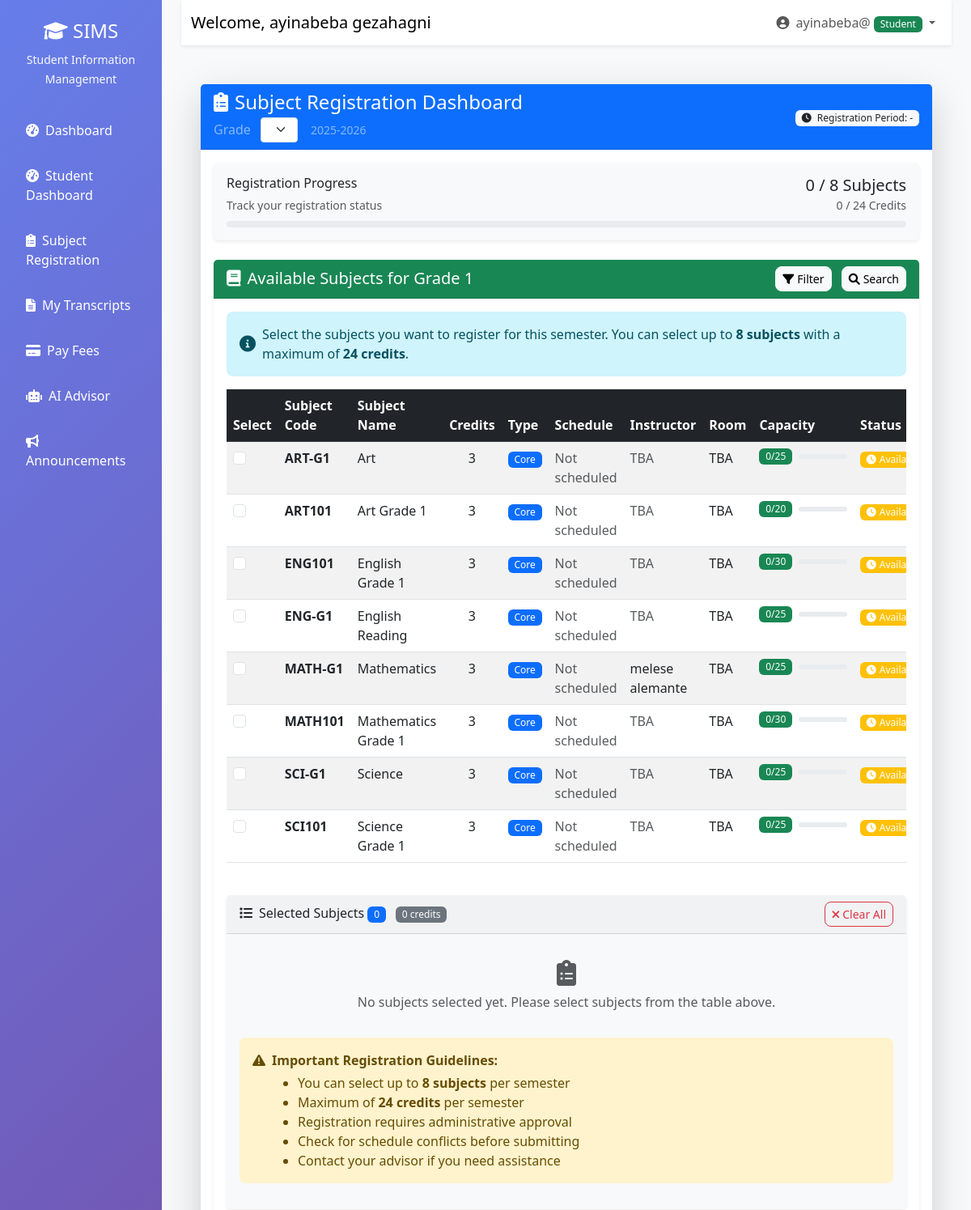
/api/users/students/subject-registration/ (signed in, upper part), run on an earlier commit of the app's database.
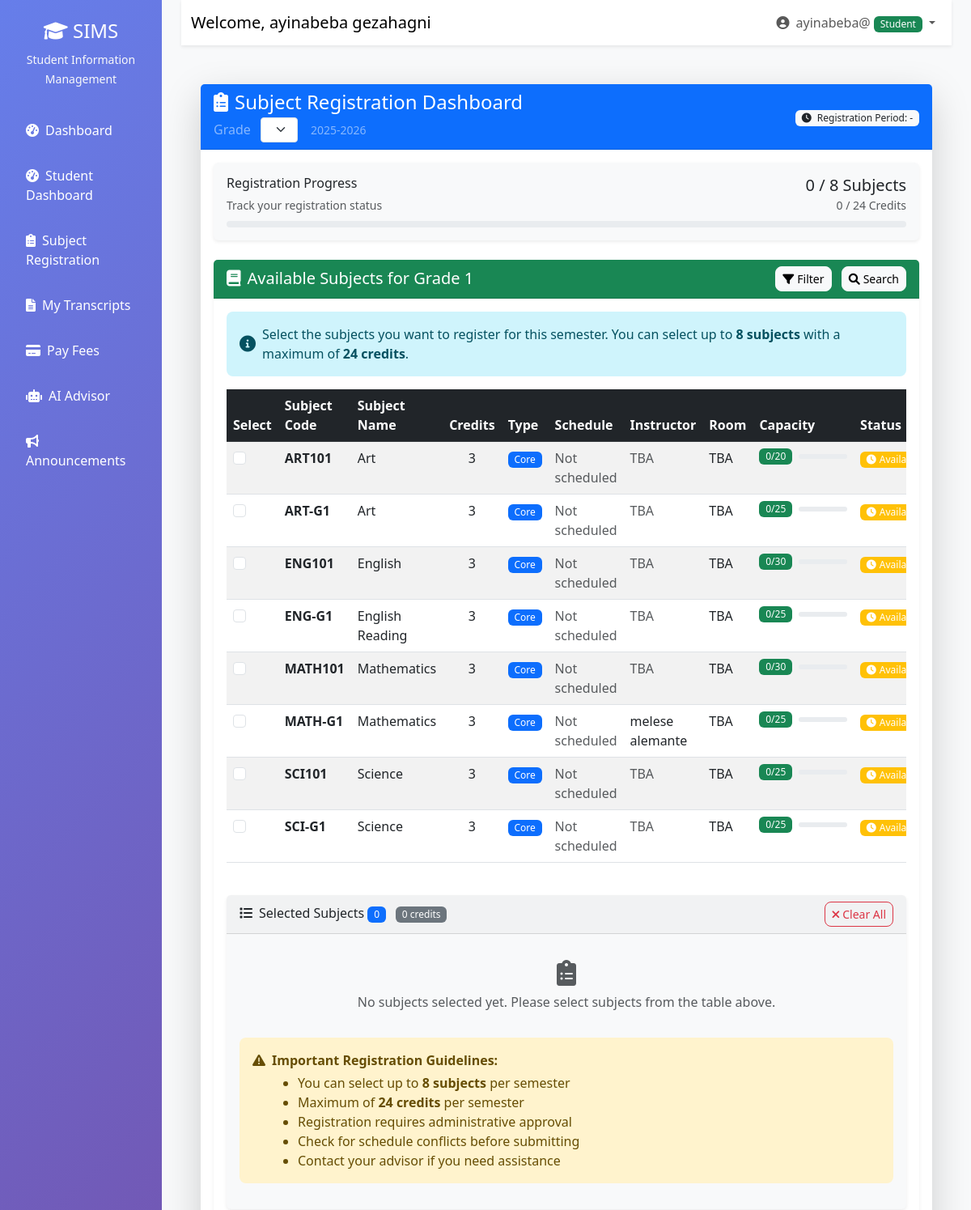
And on a later commit of the database.
### subjects/models.py (models this page shows, shortened)
class Subject(models.Model):
    GRADE_LEVEL_CHOICES = [
        (1, 'Grade 1'),
        (2, 'Grade 2'),
        (3, 'Grade 3'),
        (4, 'Grade 4'),
        (5, 'Grade 5'),
        (6, 'Grade 6'),
        (7, 'Grade 7'),
        (8, 'Grade 8'),
    ]
    SUBJECT_TYPES = [
        ('core', 'Core'),
        ('elective', 'Elective'),
        ('lab', 'Laboratory'),
    ]
    name = models.CharField(max_length=200)
    code = models.CharField(max_length=20, unique=True)
    description = models.TextField(blank=True)
    credit_hours = models.PositiveIntegerField(default=3, help_text="Credit hours for this subject")
    subject_type = models.CharField(max_length=20, choices=SUBJECT_TYPES, default='core')
    grade_level = models.IntegerField(
        choices=GRADE_LEVEL_CHOICES,
        help_text="Select the grade level for this subject"
    )
    day_of_week = models.CharField(max_length=3, choices=Teacher.DAYS_OF_WEEK, blank=True)
    start_time = models.TimeField(null=True, blank=True)
    end_time = models.TimeField(null=True, blank=True)
    room = models.CharField(max_length=50, blank=True)
    sessions_per_week = models.PositiveSmallIntegerField(default=3, help_text='Number of sessions per week')
    instructor = models.ForeignKey(
        Teacher,
        on_delete=models.SET_NULL,
        null=True,
        blank=True,
        related_name='subjects'
    )
    assigned_by_registrar = models.BooleanField(default=False)
    max_capacity = models.IntegerField(default=30)
    is_active = models.BooleanField(default=True)
    created_at = models.DateTimeField(auto_now_add=True)
    updated_at = models.DateTimeField(auto_now=True)
    @property
    def schedule_display(self):
        if self.day_of_week and self.start_time and self.end_time:
            day_name = dict(Teacher.DAYS_OF_WEEK).get(self.day_of_week, self.day_of_week)
            return f"{day_name} {self.start_time.strftime('%H:%M')} - {self.end_time.strftime('%H:%M')}"
        return "Not scheduled"
    def current_enrollment_count(self, academic_year, semester):
        return self.enrollments.filter(
            academic_year=academic_year,
            semester=semester,
            status='active'
        ).count()
    def is_available(self, academic_year, semester):
        return self.current_enrollment_count(academic_year, semester) < self.max_capacity
    def available_slots(self, academic_year, semester):
        return self.max_capacity - self.current_enrollment_count(academic_year, semester)
    class Meta:
        ordering = ['grade_level', 'code']

class Teacher(models.Model):
    DAYS_OF_WEEK = [
        ('mon', 'Monday'),
        ('tue', 'Tuesday'),
        ('wed', 'Wednesday'),
        ('thu', 'Thursday'),
        ('fri', 'Friday'),
        ('sat', 'Saturday'),
    ]
    user = models.OneToOneField(User, on_delete=models.CASCADE)
    teacher_id = models.CharField(max_length=20, unique=True)
    department = models.CharField(max_length=100)
    phone_number = models.CharField(max_length=15, blank=True)
    office_location = models.CharField(max_length=50, blank=True)

### users/models.py (models this page shows, shortened)
class User(AbstractUser):
    ROLE_CHOICES = (
        ('admin', 'Administrator'),
        ('teacher', 'Teacher'),
        ('student', 'Student'),
        ('registrar', 'Registrar'),
        ('finance', 'Finance Officer'),
        ('parent', 'Parent'),
    )
    role = models.CharField(max_length=20, choices=ROLE_CHOICES)
    phone = models.CharField(max_length=15, blank=True)
    address = models.TextField(blank=True)
    date_of_birth = models.DateField(null=True, blank=True)
    profile_picture = models.ImageField(upload_to='profiles/', null=True, blank=True)
    is_approved = models.BooleanField(default=False)
    created_at = models.DateTimeField(auto_now_add=True)

### users/views.py (the view, shortened to what this page needs)
# urls.py: path('subject-registration/', views.subject_registration, name='subject_registration'),
@login_required
def subject_registration(request):
    if not hasattr(request.user, 'studentprofile'):
        messages.error(request, "This page is only available for students.")
        return redirect('dashboard')
    student_profile = request.user.studentprofile
    current_grade = student_profile.grade_level
    current_academic_year = get_current_academic_year()
    current_semester = get_current_semester()
    try:
        available_subjects = Subject.objects.filter(
            is_active=True,
            grade_level=current_grade
        ).select_related('instructor', 'instructor__user').order_by('name')
        enrolled_subjects = Enrollment.objects.filter(
            student=request.user,
            academic_year=current_academic_year,
            semester=current_semester,
            status='active'
        ).select_related('subject', 'subject__instructor', 'subject__instructor__user')
        enrolled_subject_ids = [enrollment.subject.id for enrollment in enrolled_subjects]
        for subject in available_subjects:
            subject.current_enrollment = subject.current_enrollment_count(current_academic_year, current_semester)
            subject.available_slots = subject.available_slots(current_academic_year, current_semester)
            subject.is_available = subject.is_available(current_academic_year, current_semester)
    except Exception as e:
        print(f"Error in subject registration: {str(e)}")
        available_subjects = []
        enrolled_subjects = []
        enrolled_subject_ids = []
        messages.error(request, "Error loading subjects. Please try again later.")
    context = {
        'available_subjects': available_subjects,
        'enrolled_subjects': enrolled_subjects,
        'enrolled_subject_ids': enrolled_subject_ids,
        'current_grade': current_grade,
        'current_academic_year': current_academic_year,
        'current_semester': student_profile.get_current_semester_display(),
        'max_subjects': 8,
        'max_credits': 24,
    }
    wants_json = (
        request.headers.get('Accept') == 'application/json'
        or request.content_type == 'application/json'
        or request.GET.get('format') == 'json'
    )
    return render(request, 'students/subject_registration.html', context)

### users/models.py (called while the page is built)
    def get_current_semester_display(self):
        return dict(self.SEMESTER_CHOICES).get(self.current_semester, 'Unknown')

### users/views.py (called while the page is built)
def get_current_academic_year():
    now = datetime.datetime.now()
    if now.month >= 8:  # Academic year starts in August
        return f"{now.year}-{now.year + 1}"
    else:
        return f"{now.year - 1}-{now.year}"

def get_current_semester():
    now = datetime.datetime.now()
    if now.month >= 8:
        return 'first'  # Fall semester
    else:
        return 'second'  # Spring/remaining months treated as second

### templates/students/subject_registration.html (shortened to what the changed rows need)
{% extends 'base.html' %}
{% load static %}
{% block content %}
<div class="container-fluid py-4">
    <div class="row">
        <div class="col-12">
            <div class="card shadow-lg">
                <div class="card-body">
                    <div class="row">
                        <div class="col-12">
                            <div class="card mb-4">
                                <div class="card-body">
                                    {% if available_subjects %}
                                        <div class="table-responsive">
                                            <table class="table table-striped table-hover" id="subjects-table">
                                                <thead class="table-dark">
                                                    <tr>
                                                        <th width="50px">Select</th>
                                                        <th>Subject Code</th>
                                                        <th>Subject Name</th>
                                                        <th>Credits</th>
                                                        <th>Type</th>
                                                        <th>Schedule</th>
                                                        <th>Instructor</th>
                                                        <th>Room</th>
                                                        <th>Capacity</th>
                                                        <th>Status</th>
                                                    </tr>
                                                </thead>
                                                <tbody>
                                                    {% for subject in available_subjects %}
                                                    <tr class="subject-row"
                                                        data-subject-id="{{ subject.id }}"
                                                        data-subject-name="{{ subject.name }}"
                                                        data-subject-code="{{ subject.code }}"
                                                        data-subject-credits="{{ subject.credit_hours }}"
                                                        data-subject-type="{{ subject.subject_type }}"
                                                        data-subject-day="{{ subject.day_of_week }}"
                                                        data-subject-teacher="{% if subject.instructor %}{{ subject.instructor.id }}{% else %}none{% endif %}"
                                                        data-subject-schedule="{{ subject.schedule_display }}"
                                                        data-subject-capacity="{{ subject.current_enrollment }}/{{ subject.max_capacity }}"
                                                        data-subject-status="{% if subject.id in enrolled_subject_ids %}enrolled{% elif subject.current_enrollment >= subject.max_capacity %}full{% else %}available{% endif %}">
                                                        <td>
                                                            <input type="checkbox" class="form-check-input subject-checkbox"
                                                                   data-subject-id="{{ subject.id }}"
                                                                   data-subject-name="{{ subject.name }}"
                                                                   data-subject-code="{{ subject.code }}"
                                                                   data-subject-credits="{{ subject.credit_hours }}"
                                                                   data-subject-schedule="{{ subject.schedule_display }}"
                                                                   {% if subject.current_enrollment >= subject.max_capacity %}disabled{% endif %}>
                                                        </td>
                                                        <td><strong>{{ subject.code }}</strong></td>
                                                        <td>
                                                            {{ subject.name }}
                                                        </td>
                                                        <td class="text-center">{{ subject.credit_hours }}</td>
                                                        <td>
                                                            <span class="badge {% if subject.subject_type == 'core' %}bg-primary{% else %}bg-info{% endif %}">
                                                                {{ subject.subject_type|title }}
                                                            </span>
                                                        </td>
                                                        <td>
                                                            {% if subject.schedule_display != "Not scheduled" %}
                                                                <strong>{{ subject.schedule_display }}</strong>
                                                                {% if subject.room %}
                                                                <br><small class="text-muted">{{ subject.room }}</small>
                                                                {% endif %}
                                                            {% else %}
                                                                <span class="text-muted">Not scheduled</span>
                                                            {% endif %}
                                                        </td>
                                                        <td>
                                                            {% if subject.instructor %}
                                                                {{ subject.instructor.user.get_full_name }}
                                                            {% else %}
                                                                <span class="text-muted">TBA</span>
                                                            {% endif %}
                                                        </td>
                                                        <td>{{ subject.room|default:"TBA" }}</td>
                                                        <td>
                                                            <div class="d-flex align-items-center">
                                                                <span class="badge {% if subject.current_enrollment >= subject.max_capacity %}bg-danger{% else %}bg-success{% endif %} me-2">
                                                                    {{ subject.current_enrollment }}/{{ subject.max_capacity }}
                                                                </span>
                                                                <div class="progress flex-grow-1" style="height: 6px; width: 60px;">
                                                                </div>
                                                            </div>
                                                        </td>
                                                        <td>
                                                            {% if subject.id in enrolled_subject_ids %}
                                                                <span class="badge bg-success"><i class="fas fa-check me-1"></i>Enrolled</span>
                                                            {% elif subject.current_enrollment >= subject.max_capacity %}
                                                                <span class="badge bg-danger"><i class="fas fa-times me-1"></i>Full</span>
                                                            {% else %}
                                                                <span class="badge bg-warning"><i class="fas fa-clock me-1"></i>Available</span>
                                                            {% endif %}
                                                        </td>
                                                    </tr>
                                                    {% endfor %}
                                                </tbody>
                                            </table>
                                        </div>
                                    {% endif %}
                                </div>
                            </div>
                        </div>
                    </div>
                </div>
            </div>
        </div>
    </div>
</div>
{% endblock %}

What changed in the data, as far as the page shows it:
changed Subject "ART101": name "Art Grade 1" → "Art"; moves up the list
changed Subject "ENG101": name "English Grade 1" → "English"
changed Subject "MATH101": name "Mathematics Grade 1" → "Mathematics"; moves up the list
changed Subject "SCI101": name "Science Grade 1" → "Science"; moves up the list
